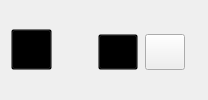
        <widget class="QWidget" name="widget_4" native="true">
         <layout class="QHBoxLayout" name="horizontalLayout_3">
          <item>
           <widget class="QPushButton" name="MenuButton">
            <property name="minimumSize">
             <size>
              <width>41</width>
              <height>41</height>
             </size>
            </property>
            <property name="styleSheet">
             <string notr="true">background-color:transparent;</string>
            </property>
            <property name="text">
             <string/>
            </property>
            <property name="icon">
             <iconset resource="resources.qrc">
              <normaloff>:/icon/icons/menu.svg</normaloff>:/icon/icons/menu.svg</iconset>
            </property>
            <property name="iconSize">
             <size>
              <width>24</width>
              <height>25</height>
             </size>
            </property>
            <property name="checkable">
             <bool>true</bool>
            </property>
            <property name="checked">
             <bool>false</bool>
            </property>
            <property name="autoExclusive">
             <bool>true</bool>
            </property>
           </widget>
          </item>
          <item>
           <layout class="QHBoxLayout" name="horizontalLayout_2">
            <property name="spacing">
             <number>7</number>
            </property>
            <property name="topMargin">
             <number>5</number>
            </property>
            <property name="rightMargin">
             <number>12</number>
            </property>
            <item>
             <spacer name="horizontalSpacer">
              <property name="orientation">
               <enum>Qt::Horizontal</enum>
              </property>
              <property name="sizeHint" stdset="0">
               <size>
                <width>40</width>
                <height>20</height>
               </size>
              </property>
             </spacer>
            </item>
            <item>
             <widget class="QPushButton" name="bellButton">
              <property name="minimumSize">
               <size>
                <width>36</width>
                <height>36</height>
               </size>
              </property>
              <property name="styleSheet">
               <string notr="true">background-color:transparent;</string>
              </property>
              <property name="text">
               <string/>
              </property>
              <property name="icon">
               <iconset resource="resources.qrc">
                <normaloff>:/icon/icons/bell.svg</normaloff>:/icon/icons/bell.svg</iconset>
              </property>
              <property name="iconSize">
               <size>
                <width>30</width>
                <height>30</height>
               </size>
              </property>
             </widget>
            </item>
            <item>
             <widget class="QPushButton" name="accountButton">
              <property name="minimumSize">
               <size>
                <width>36</width>
                <height>36</height>
               </size>
              </property>
              <property name="styleSheet">
               <string notr="true">QPushButton{
	border: 1px solid;
	border-color:#fff;
	border-radius: 17px;
}

font: 3pt &quot;Century Gothic&quot;;</string>
              </property>
              <property name="text">
               <string/>
              </property>
              <property name="icon">
               <iconset resource="resources.qrc">
                <normaloff>:/icon/icons/user.svg</normaloff>:/icon/icons/user.svg</iconset>
              </property>
              <property name="iconSize">
               <size>
                <width>25</width>
                <height>25</height>
               </size>
              </property>
             </widget>
            </item>
           </layout>
          </item>
         </layout>
        </widget>
